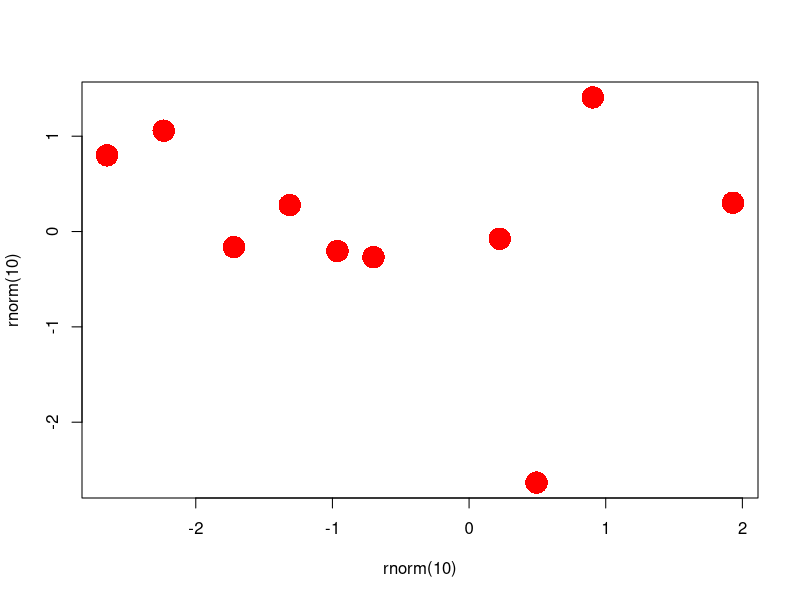

The R script that drew this image:
## ---- chunk 1
knitr::opts_chunk$set(warning = FALSE, message = FALSE)
## ---- chunk 2
plot(x = rnorm(10), y = rnorm(10), cex = 3, pch = 16, col = "red")
